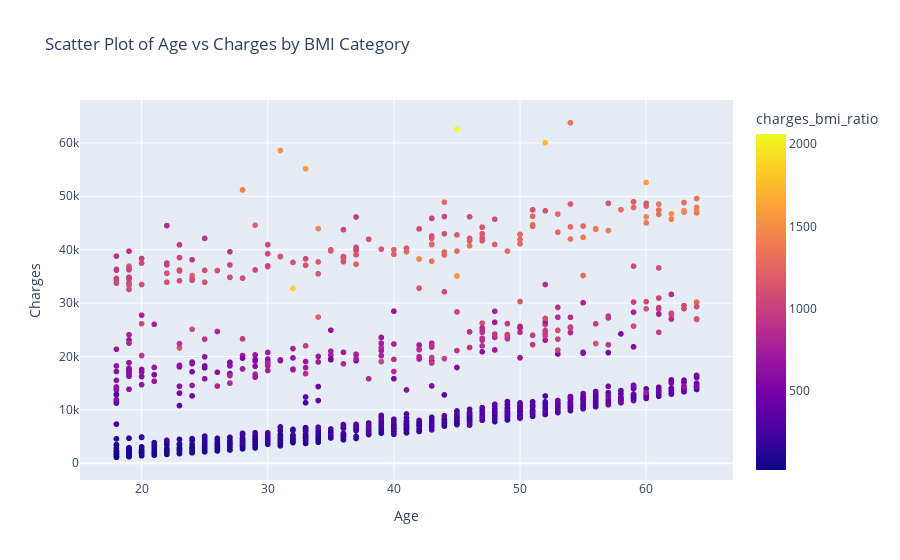

The cell this chart's notebook holds for it:
### Markdown cell above
This histogram shows that the distribution of healthcare charges is heavily weighted towards a lower cost for most individuals in the dataset. Which indicates that its likley for specific variables to be causing the higher charges incurred by some.

### Code cell
fig = px.scatter(df, x='age', y='charges', color='charges_bmi_ratio',
                title='Scatter Plot of Age vs Charges by BMI Category',
                labels={'age': 'Age', 'charges': 'Charges', 'bmi_category': 'charges_bmi_ratio'},)
fig.show()

### Figure 1 — Plotly figure (JSON) as saved in the notebook; plotly's stock layout.template omitted (floating-point values rounded to 4 significant figures; data arrays with more than 128 entries replaced by an {"elided": "..."} marker saying what was removed)
{"data": [{"hovertemplate": "Age=%{x}<br>Charges=%{y}<br>charges_bmi_ratio=%{marker.color}<extra></extra>", "legendgroup": "", "marker": {"color": {"elided": "1337 float values"}, "coloraxis": "coloraxis", "symbol": "circle"}, "mode": "markers", "name": "", "showlegend": false, "type": "scattergl", "x": {"elided": "1337 int values"}, "xaxis": "x", "y": {"elided": "1337 float values"}, "yaxis": "y"}], "layout": {"coloraxis": {"colorbar": {"title": {"text": "charges_bmi_ratio"}}, "colorscale": [[0, "#0d0887"], [0.1111, "#46039f"], [0.2222, "#7201a8"], [0.3333, "#9c179e"], [0.4444, "#bd3786"], [0.5556, "#d8576b"], [0.6667, "#ed7953"], [0.7778, "#fb9f3a"], [0.8889, "#fdca26"], [1, "#f0f921"]]}, "legend": {"tracegroupgap": 0}, "title": {"text": "Scatter Plot of Age vs Charges by BMI Category"}, "xaxis": {"anchor": "y", "domain": [0, 1], "title": {"text": "Age"}}, "yaxis": {"anchor": "x", "domain": [0, 1], "title": {"text": "Charges"}}}}
